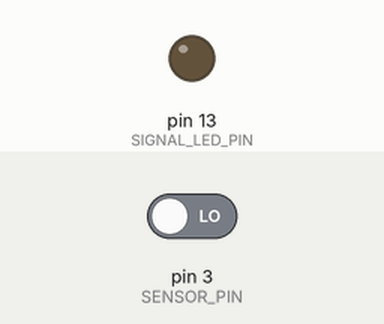
This program was run on a simulated Arduino Uno, built with avr-gcc and run on an emulated ATmega328P. Parts: output pins drawn as LEDs (lit = HIGH). The inputs (shaded band) are chosen by the test bench; at power-on: pin 3 (SENSOR_PIN) LOW.

Above: at 1.2 s.
1.3 s: pin 3 (SENSOR_PIN) driven HIGH
At 2.2 s:
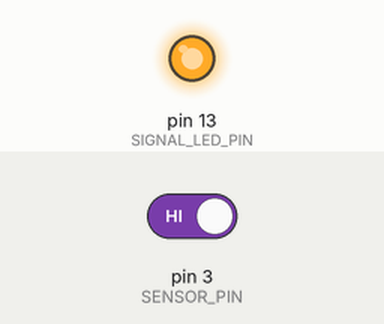
2.8 s: pin 3 (SENSOR_PIN) driven LOW
At 3.3 s:
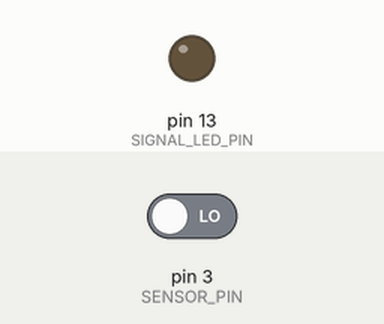
Timing chart, 0 to 5.8 s (numbered marks = the images above; inputs shaded):
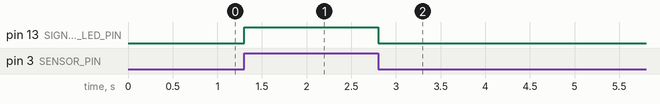

The program:

main.cpp
```cpp
#include <Arduino.h>

#define SIGNAL_LED_PIN 13
#define SENSOR_PIN 3

void setup() {
    pinMode(SIGNAL_LED_PIN, OUTPUT);
    pinMode(SENSOR_PIN, INPUT);
}

void loop() {
    int status = digitalRead(SENSOR_PIN);

    digitalWrite(SIGNAL_LED_PIN, status);
}
```

Measured:
- after the input at 1.3 s, pin 13 (SIGNAL_LED_PIN): LOW → HIGH at once
- after the input at 2.8 s, pin 13 (SIGNAL_LED_PIN): HIGH → LOW at once
